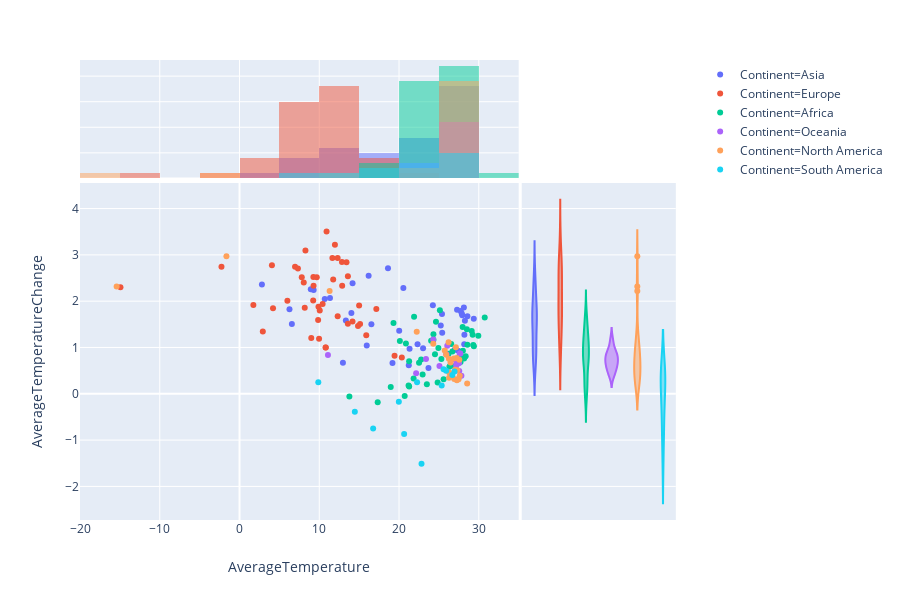

Notebook cell for this chart:
### Code cell
px.scatter(
    temperature_slice,
    x="AverageTemperature",
    y="AverageTemperatureChange",
    color="Continent",
    marginal_y="violin",
    marginal_x="histogram"
)

### Figure 1 — Plotly figure (JSON) as saved in the notebook; plotly's stock layout.template omitted (floating-point values rounded to 4 significant figures)
{"data": [{"hoverlabel": {"namelength": 0}, "hovertemplate": "Continent=Asia<br>AverageTemperature=%{x}<br>AverageTemperatureChange=%{y}", "legendgroup": "Continent=Asia", "marker": {"color": "#636efa", "symbol": "circle"}, "mode": "markers", "name": "Continent=Asia", "showlegend": true, "type": "scatter", "x": [16.53, 11.34, 14.17, 27.93, 25.97, 13.33, 28.26, 9.295, 10.69, 23.69, 25.41, 26.47, 20.54, 24.24, 21.22, 12.96, 21.32, 8.937, 27.27, 6.263, 25.39, 19.18, 26.97, 2.808, 15.95, 28.19, 22.32, 27.42, 28.57, 27.74, 27.6, 28.18, 20.02, 23.02, 6.563, 27.86, 14.03, 18.61, 29.37, 16.19, 25.23, 28.13], "xaxis": "x", "y": [1.5, 2.071, 2.386, 1.694, 0.8619, 1.583, 1.577, 2.243, 2.045, 0.5554, 1.317, 0.6284, 2.282, 1.91, 0.6177, 0.6715, 0.9745, 2.26, 1.814, 1.828, 1.722, 0.6663, 0.9514, 2.36, 1.045, 1.274, 1.07, 0.9314, 1.676, 1.789, 0.8317, 1.068, 1.36, 0.9817, 1.509, 1.736, 1.742, 2.711, 1.619, 2.548, 1.475, 1.861], "yaxis": "y"}, {"alignmentgroup": "True", "bingroup": "x", "hoverlabel": {"namelength": 0}, "hovertemplate": "Continent=Asia<br>AverageTemperature=%{x}<br>count=%{y}", "legendgroup": "Continent=Asia", "marker": {"color": "#636efa"}, "name": "Continent=Asia", "offsetgroup": "Continent=Asia", "opacity": 0.5, "showlegend": false, "type": "histogram", "x": [16.53, 11.34, 14.17, 27.93, 25.97, 13.33, 28.26, 9.295, 10.69, 23.69, 25.41, 26.47, 20.54, 24.24, 21.22, 12.96, 21.32, 8.937, 27.27, 6.263, 25.39, 19.18, 26.97, 2.808, 15.95, 28.19, 22.32, 27.42, 28.57, 27.74, 27.6, 28.18, 20.02, 23.02, 6.563, 27.86, 14.03, 18.61, 29.37, 16.19, 25.23, 28.13], "xaxis": "x3", "yaxis": "y3"}, {"alignmentgroup": "True", "hoverlabel": {"namelength": 0}, "hovertemplate": "Continent=Asia<br>AverageTemperatureChange=%{y}", "legendgroup": "Continent=Asia", "marker": {"color": "#636efa", "symbol": "circle"}, "name": "Continent=Asia", "offsetgroup": "Continent=Asia", "scalegroup": "y", "showlegend": false, "type": "violin", "xaxis": "x2", "y": [1.5, 2.071, 2.386, 1.694, 0.8619, 1.583, 1.577, 2.243, 2.045, 0.5554, 1.317, 0.6284, 2.282, 1.91, 0.6177, 0.6715, 0.9745, 2.26, 1.814, 1.828, 1.722, 0.6663, 0.9514, 2.36, 1.045, 1.274, 1.07, 0.9314, 1.676, 1.789, 0.8317, 1.068, 1.36, 0.9817, 1.509, 1.736, 1.742, 2.711, 1.619, 2.548, 1.475, 1.861], "yaxis": "y2"}, {"hoverlabel": {"namelength": 0}, "hovertemplate": "Continent=Europe<br>AverageTemperature=%{x}<br>AverageTemperatureChange=%{y}", "legendgroup": "Continent=Europe", "marker": {"color": "#EF553B", "symbol": "circle"}, "mode": "markers", "name": "Continent=Europe", "showlegend": true, "type": "scatter", "x": [14.99, 12.31, 8.055, 8.267, 10.06, 13.41, 13.59, 20.35, 9.281, -14.93, 6.962, 4.064, 13.58, 9.235, 17.15, 10.8, 12.3, 2.92, 9.975, 14.16, 10.8, 7.322, 6.002, 7.804, 9.9, 19.44, 11.96, 10.42, 12.87, 9.857, 1.735, 9.258, 15.89, 11.65, -2.263, 15.12, 12.84, 9.686, 11.74, 14.86, 4.2, 8.178, 10.91, 8.998], "xaxis": "x", "y": [1.908, 1.672, 2.404, 3.094, 1.8, 2.84, 2.539, 0.7814, 2.335, 2.301, 2.742, 2.775, 1.512, 2.015, 1.83, 1.0, 2.933, 1.347, 1.187, 1.56, 1.0, 2.707, 2.008, 2.518, 1.878, 0.8233, 3.216, 1.941, 2.335, 1.593, 1.919, 2.523, 1.265, 2.932, 2.745, 1.508, 2.845, 2.515, 2.468, 1.464, 1.849, 1.86, 3.504, 1.207], "yaxis": "y"}, {"alignmentgroup": "True", "bingroup": "x", "hoverlabel": {"namelength": 0}, "hovertemplate": "Continent=Europe<br>AverageTemperature=%{x}<br>count=%{y}", "legendgroup": "Continent=Europe", "marker": {"color": "#EF553B"}, "name": "Continent=Europe", "offsetgroup": "Continent=Europe", "opacity": 0.5, "showlegend": false, "type": "histogram", "x": [14.99, 12.31, 8.055, 8.267, 10.06, 13.41, 13.59, 20.35, 9.281, -14.93, 6.962, 4.064, 13.58, 9.235, 17.15, 10.8, 12.3, 2.92, 9.975, 14.16, 10.8, 7.322, 6.002, 7.804, 9.9, 19.44, 11.96, 10.42, 12.87, 9.857, 1.735, 9.258, 15.89, 11.65, -2.263, 15.12, 12.84, 9.686, 11.74, 14.86, 4.2, 8.178, 10.91, 8.998], "xaxis": "x3", "yaxis": "y3"}, {"alignmentgroup": "True", "hoverlabel": {"namelength": 0}, "hovertemplate": "Continent=Europe<br>AverageTemperatureChange=%{y}", "legendgroup": "Continent=Europe", "marker": {"color": "#EF553B", "symbol": "circle"}, "name": "Continent=Europe", "offsetgroup": "Continent=Europe", "scalegroup": "y", "showlegend": false, "type": "violin", "xaxis": "x2", "y": [1.908, 1.672, 2.404, 3.094, 1.8, 2.84, 2.539, 0.7814, 2.335, 2.301, 2.742, 2.775, 1.512, 2.015, 1.83, 1.0, 2.933, 1.347, 1.187, 1.56, 1.0, 2.707, 2.008, 2.518, 1.878, 0.8233, 3.216, 1.941, 2.335, 1.593, 1.919, 2.523, 1.265, 2.932, 2.745, 1.508, 2.845, 2.515, 2.468, 1.464, 1.849, 1.86, 3.504, 1.207], "yaxis": "y2"}, {"hoverlabel": {"namelength": 0}, "hovertemplate": "Continent=Africa<br>AverageTemperature=%{x}<br>AverageTemperatureChange=%{y}", "legendgroup": "Continent=Africa", "marker": {"color": "#00cc96", "symbol": "circle"}, "mode": "markers", "name": "Continent=Africa", "showlegend": true, "type": "scatter", "x": [25.12, 22.51, 28.16, 21.83, 29.39, 20.86, 25.31, 26.21, 28.36, 26.54, 30.74, 24.51, 25.59, 28.5, 24.63, 24.84, 27.72, 26.69, 24.94, 13.77, 26.31, 24.31, 22.96, 21.27, 29.94, 29.11, 24.31, 19.31, 23.49, 21.27, 29.23, 28.01, 20.1, 29.3, 27.45, 26.95, 27.98, 17.33, 28.57, 18.96, 22.77, 27.72, 21.89, 24.02, 21.2, 20.71], "xaxis": "x", "y": [1.804, 0.6701, 0.7619, 0.3325, 1.024, 1.084, 0.7538, 0.8641, 0.8081, 1.077, 1.647, 0.8532, 0.3167, 1.396, 1.557, 0.2423, 0.803, 0.9124, 0.9902, -0.05629, 0.585, 1.287, 0.4142, 0.1571, 1.253, 1.354, 1.166, 1.526, 0.2071, 0.7028, 1.276, 0.9288, 1.139, 1.053, 0.681, 0.5936, 1.44, -0.1805, 1.061, 0.1478, 0.7409, 0.6852, 1.661, 1.146, 0.1814, -0.04575], "yaxis": "y"}, {"alignmentgroup": "True", "bingroup": "x", "hoverlabel": {"namelength": 0}, "hovertemplate": "Continent=Africa<br>AverageTemperature=%{x}<br>count=%{y}", "legendgroup": "Continent=Africa", "marker": {"color": "#00cc96"}, "name": "Continent=Africa", "offsetgroup": "Continent=Africa", "opacity": 0.5, "showlegend": false, "type": "histogram", "x": [25.12, 22.51, 28.16, 21.83, 29.39, 20.86, 25.31, 26.21, 28.36, 26.54, 30.74, 24.51, 25.59, 28.5, 24.63, 24.84, 27.72, 26.69, 24.94, 13.77, 26.31, 24.31, 22.96, 21.27, 29.94, 29.11, 24.31, 19.31, 23.49, 21.27, 29.23, 28.01, 20.1, 29.3, 27.45, 26.95, 27.98, 17.33, 28.57, 18.96, 22.77, 27.72, 21.89, 24.02, 21.2, 20.71], "xaxis": "x3", "yaxis": "y3"}, {"alignmentgroup": "True", "hoverlabel": {"namelength": 0}, "hovertemplate": "Continent=Africa<br>AverageTemperatureChange=%{y}", "legendgroup": "Continent=Africa", "marker": {"color": "#00cc96", "symbol": "circle"}, "name": "Continent=Africa", "offsetgroup": "Continent=Africa", "scalegroup": "y", "showlegend": false, "type": "violin", "xaxis": "x2", "y": [1.804, 0.6701, 0.7619, 0.3325, 1.024, 1.084, 0.7538, 0.8641, 0.8081, 1.077, 1.647, 0.8532, 0.3167, 1.396, 1.557, 0.2423, 0.803, 0.9124, 0.9902, -0.05629, 0.585, 1.287, 0.4142, 0.1571, 1.253, 1.354, 1.166, 1.526, 0.2071, 0.7028, 1.276, 0.9288, 1.139, 1.053, 0.681, 0.5936, 1.44, -0.1805, 1.061, 0.1478, 0.7409, 0.6852, 1.661, 1.146, 0.1814, -0.04575], "yaxis": "y2"}, {"hoverlabel": {"namelength": 0}, "hovertemplate": "Continent=Oceania<br>AverageTemperature=%{x}<br>AverageTemperatureChange=%{y}", "legendgroup": "Continent=Oceania", "marker": {"color": "#ab63fa", "symbol": "circle"}, "mode": "markers", "name": "Continent=Oceania", "showlegend": true, "type": "scatter", "x": [27.52, 22.14, 25.94, 26.91, 27.66, 27.55, 23.38, 11.09, 26.05, 27.66, 27.82, 25.07, 27.18, 27.21, 24.29], "xaxis": "x", "y": [0.6596, 0.445, 0.8542, 0.741, 0.8719, 0.4925, 0.7531, 0.8387, 1.04, 0.8719, 0.3912, 0.5975, 0.6044, 0.6495, 1.173], "yaxis": "y"}, {"alignmentgroup": "True", "bingroup": "x", "hoverlabel": {"namelength": 0}, "hovertemplate": "Continent=Oceania<br>AverageTemperature=%{x}<br>count=%{y}", "legendgroup": "Continent=Oceania", "marker": {"color": "#ab63fa"}, "name": "Continent=Oceania", "offsetgroup": "Continent=Oceania", "opacity": 0.5, "showlegend": false, "type": "histogram", "x": [27.52, 22.14, 25.94, 26.91, 27.66, 27.55, 23.38, 11.09, 26.05, 27.66, 27.82, 25.07, 27.18, 27.21, 24.29], "xaxis": "x3", "yaxis": "y3"}, {"alignmentgroup": "True", "hoverlabel": {"namelength": 0}, "hovertemplate": "Continent=Oceania<br>AverageTemperatureChange=%{y}", "legendgroup": "Continent=Oceania", "marker": {"color": "#ab63fa", "symbol": "circle"}, "name": "Continent=Oceania", "offsetgroup": "Continent=Oceania", "scalegroup": "y", "showlegend": false, "type": "violin", "xaxis": "x2", "y": [0.6596, 0.445, 0.8542, 0.741, 0.8719, 0.4925, 0.7531, 0.8387, 1.04, 0.8719, 0.3912, 0.5975, 0.6044, 0.6495, 1.173], "yaxis": "y2"}, {"hoverlabel": {"namelength": 0}, "hovertemplate": "Continent=North America<br>AverageTemperature=%{x}<br>AverageTemperatureChange=%{y}", "legendgroup": "Continent=North America", "marker": {"color": "#FFA15A", "symbol": "circle"}, "mode": "markers", "name": "Continent=North America", "showlegend": true, "type": "scatter", "x": [27.36, 28.54, 27.25, 26.21, 27.31, -1.641, 27.56, 26.46, 26.25, 26.92, 26.29, 25.91, -15.41, 27.61, 24.29, 27.03, 25.73, 27.13, 22.22, 26.87, 27.22, 26.28, 27.47, 11.3], "xaxis": "x", "y": [0.3137, 0.224, 0.2897, 1.112, 0.5099, 2.971, 0.7354, 0.6741, 0.7559, 0.3182, 0.4622, 0.845, 2.316, 0.392, 1.08, 0.518, 0.9374, 1.007, 1.34, 0.76, 0.7703, 0.346, 0.3159, 2.217], "yaxis": "y"}, {"alignmentgroup": "True", "bingroup": "x", "hoverlabel": {"namelength": 0}, "hovertemplate": "Continent=North America<br>AverageTemperature=%{x}<br>count=%{y}", "legendgroup": "Continent=North America", "marker": {"color": "#FFA15A"}, "name": "Continent=North America", "offsetgroup": "Continent=North America", "opacity": 0.5, "showlegend": false, "type": "histogram", "x": [27.36, 28.54, 27.25, 26.21, 27.31, -1.641, 27.56, 26.46, 26.25, 26.92, 26.29, 25.91, -15.41, 27.61, 24.29, 27.03, 25.73, 27.13, 22.22, 26.87, 27.22, 26.28, 27.47, 11.3], "xaxis": "x3", "yaxis": "y3"}, {"alignmentgroup": "True", "hoverlabel": {"namelength": 0}, "hovertemplate": "Continent=North America<br>AverageTemperatureChange=%{y}", "legendgroup": "Continent=North America", "marker": {"color": "#FFA15A", "symbol": "circle"}, "name": "Continent=North America", "offsetgroup": "Continent=North America", "scalegroup": "y", "showlegend": false, "type": "violin", "xaxis": "x2", "y": [0.3137, 0.224, 0.2897, 1.112, 0.5099, 2.971, 0.7354, 0.6741, 0.7559, 0.3182, 0.4622, 0.845, 2.316, 0.392, 1.08, 0.518, 0.9374, 1.007, 1.34, 0.76, 0.7703, 0.346, 0.3159, 2.217], "yaxis": "y2"}, {"hoverlabel": {"namelength": 0}, "hovertemplate": "Continent=South America<br>AverageTemperature=%{x}<br>AverageTemperatureChange=%{y}", "legendgroup": "Continent=South America", "marker": {"color": "#19d3f3", "symbol": "circle"}, "mode": "markers", "name": "Continent=South America", "showlegend": true, "type": "scatter", "x": [14.46, 20.64, 25.35, 9.877, 25.58, 22.26, 26.69, 22.82, 19.98, 26.96, 16.75, 25.91], "xaxis": "x", "y": [-0.39, -0.87, 0.1765, 0.2484, 0.5293, 0.2472, 0.4065, -1.513, -0.1726, 0.4824, -0.7491, 0.4958], "yaxis": "y"}, {"alignmentgroup": "True", "bingroup": "x", "hoverlabel": {"namelength": 0}, "hovertemplate": "Continent=South America<br>AverageTemperature=%{x}<br>count=%{y}", "legendgroup": "Continent=South America", "marker": {"color": "#19d3f3"}, "name": "Continent=South America", "offsetgroup": "Continent=South America", "opacity": 0.5, "showlegend": false, "type": "histogram", "x": [14.46, 20.64, 25.35, 9.877, 25.58, 22.26, 26.69, 22.82, 19.98, 26.96, 16.75, 25.91], "xaxis": "x3", "yaxis": "y3"}, {"alignmentgroup": "True", "hoverlabel": {"namelength": 0}, "hovertemplate": "Continent=South America<br>AverageTemperatureChange=%{y}", "legendgroup": "Continent=South America", "marker": {"color": "#19d3f3", "symbol": "circle"}, "name": "Continent=South America", "offsetgroup": "Continent=South America", "scalegroup": "y", "showlegend": false, "type": "violin", "xaxis": "x2", "y": [-0.39, -0.87, 0.1765, 0.2484, 0.5293, 0.2472, 0.4065, -1.513, -0.1726, 0.4824, -0.7491, 0.4958], "yaxis": "y2"}], "layout": {"barmode": "overlay", "height": 600, "legend": {"tracegroupgap": 0}, "margin": {"t": 60}, "xaxis": {"anchor": "y", "domain": [0, 0.7215], "title": {"text": "AverageTemperature"}}, "xaxis2": {"anchor": "y2", "domain": [0.7265, 0.98], "matches": "x2", "showgrid": false, "showticklabels": false}, "xaxis3": {"anchor": "y3", "domain": [0, 0.7215], "matches": "x", "showgrid": true, "showticklabels": false}, "xaxis4": {"anchor": "y4", "domain": [0.7265, 0.98], "matches": "x2", "showgrid": false, "showticklabels": false}, "yaxis": {"anchor": "x", "domain": [0, 0.7326], "title": {"text": "AverageTemperatureChange"}}, "yaxis2": {"anchor": "x2", "domain": [0, 0.7326], "matches": "y", "showgrid": true, "showticklabels": false}, "yaxis3": {"anchor": "x3", "domain": [0.7426, 1], "matches": "y3", "showgrid": true, "showticklabels": false}, "yaxis4": {"anchor": "x4", "domain": [0.7426, 1], "matches": "y3", "showgrid": true, "showticklabels": false}}}
